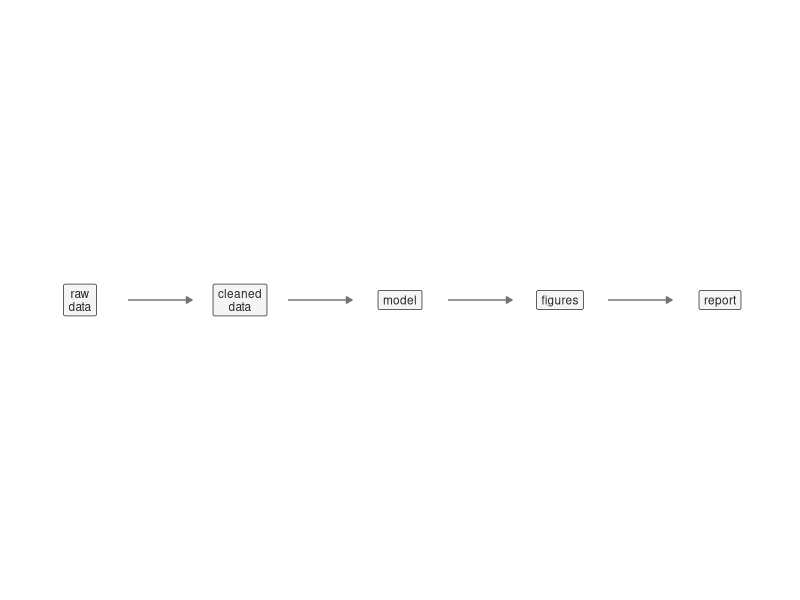

Reproduce this figure in R.
## ---- chunk 1
#| label: fig-pipeline-dag
#| fig-cap: 'The analysis of the orientation as a directed acyclic graph. Each node is a step that produces an output; each arrow records that the step it points to consumes what the previous step produced. A change to the raw data invalidates every node downstream of it (all four to its right); a change to the plotting code invalidates only the figures and the report. A pipeline tool reads this graph to rebuild exactly the stale nodes and skip the rest.'
#| fig-alt: 'Five labeled nodes in a single horizontal row, connected left to right by arrows: raw data, then cleaned data, then model, then figures, then report. Each arrow points from a step to the step that consumes its output, so the chain runs in one direction with no branches and no cycles.'
#| echo: true
#| fig-width: 7
#| fig-height: 2.2

library(tibble)
library(ggplot2)

nodes <- tibble(
  step = c('raw\ndata', 'cleaned\ndata', 'model',
           'figures', 'report'),
  x = 1:5,
  y = 0
)

edges <- tibble(
  x = 1:4,
  xend = 2:5,
  y = 0,
  yend = 0
)

ggplot() +
  geom_segment(
    data = edges,
    aes(x = x + 0.30, xend = xend - 0.30,
        y = y, yend = yend),
    arrow = grid::arrow(length = grid::unit(0.16, 'cm'),
                        type = 'closed'),
    linewidth = 0.5, colour = 'grey45'
  ) +
  geom_label(
    data = nodes,
    aes(x = x, y = y, label = step),
    size = 3, lineheight = 0.9,
    label.padding = grid::unit(0.35, 'lines'),
    label.r = grid::unit(0.12, 'lines'),
    fill = 'grey96', colour = 'grey15'
  ) +
  coord_cartesian(xlim = c(0.5, 5.5),
                  ylim = c(-1, 1), expand = FALSE) +
  theme_void()
## ---- chunk 2
#| label: tbl-pipeline-steps
#| tbl-cap: 'The retinopathy analysis expressed as a dependency graph, with the cost of each step measured rather than asserted. The timings are from one run on one machine and will differ on another; their ratios are the durable part. Note that the two expensive steps sit at the end, so an edit to the plotting code that forced a full rebuild would waste almost all of the total.'

library(tibble)
library(knitr)

time_it <- function(expr) {
  t <- system.time(force(expr))[['elapsed']]
  round(1000 * t, 1)
}

d <- survival::diabetic
t_load <- time_it(d <- survival::diabetic)
t_clean <- time_it({
  d$arm <- factor(d$trt, levels = c(0, 1),
                  labels = c('Untreated', 'Laser'))
  d <- d[!is.na(d$time), ]
})
t_fit <- time_it(
  fit <- survival::coxph(survival::Surv(time, status) ~ arm + age,
                         data = d)
)
t_boot <- time_it({
  set.seed(1)
  replicate(200, {
    i <- sample(nrow(d), replace = TRUE)
    unname(coef(survival::coxph(
      survival::Surv(time, status) ~ arm + age, data = d[i, ]))[1])
  })
})

steps <- tibble(
  Step = c('read raw data', 'derive arm labels',
           'fit proportional-hazards model',
           'bootstrap the treatment effect'),
  `Consumes` = c('--', 'raw data', 'cleaned data',
                 'cleaned data'),
  `Elapsed (ms)` = c(t_load, t_clean, t_fit, t_boot)
)

kable(steps, align = 'llr')
